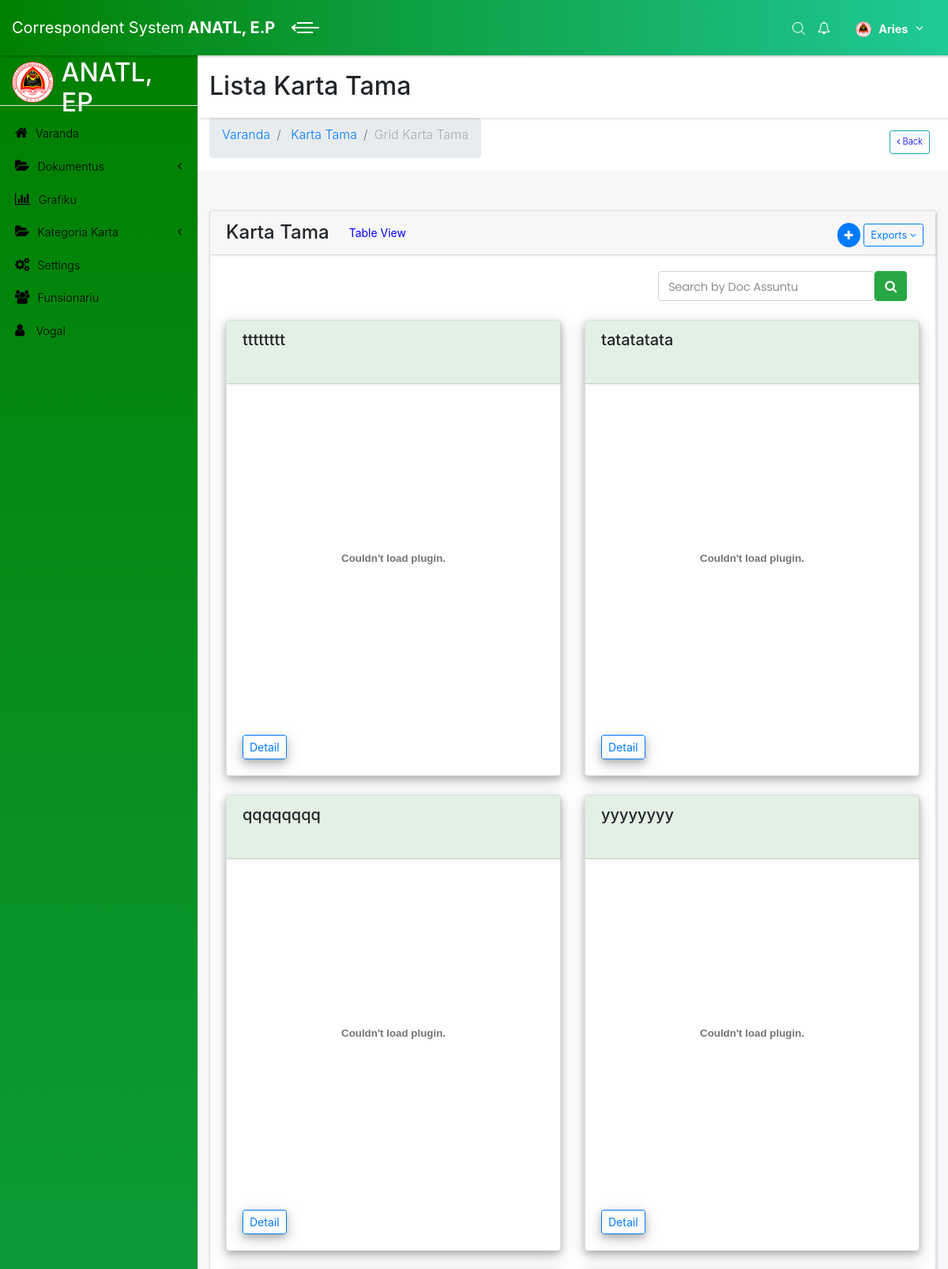
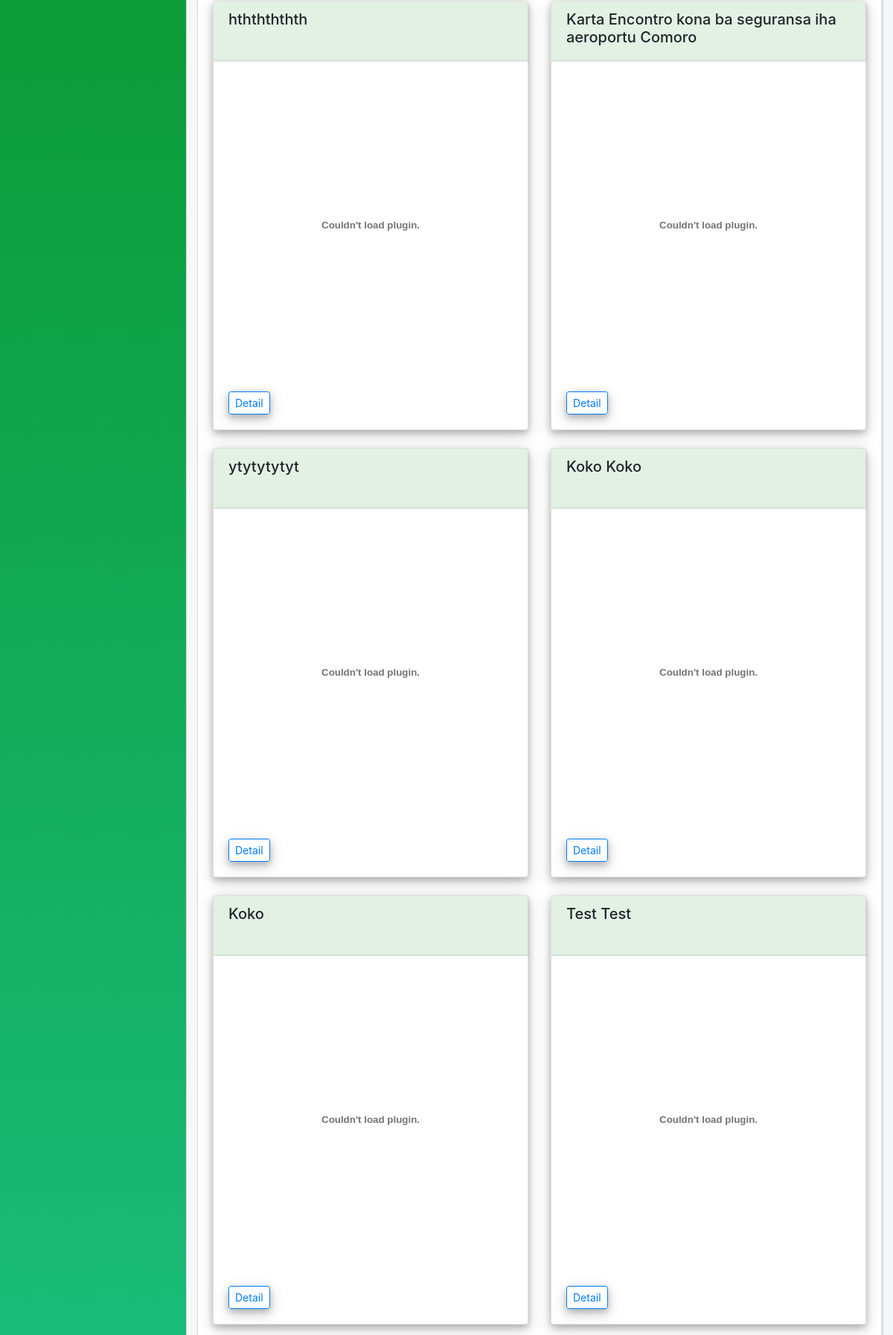
The app's page /grid_documents/ (signed in, upper part) with its own data (2 pictures, top to bottom).
### users/models.py (models this page shows)
class User(AbstractUser):
	is_secretary = models.BooleanField(default=False)
	is_director = models.BooleanField(default=False)
	is_administrator = models.BooleanField(default=False)
	is_vogal = models.BooleanField(default=False)
	is_prezidente = models.BooleanField(default=False)

### administrator/models.py (models this page shows, shortened)
class Dokumentus(models.Model):
	klasifikasaun = (
		('Urgente', 'Urgente'),
		('Normal', 'Normal'),
		('Konfidensial', 'Konfidensial'),
		)
	status = (
					('Saved','Saved'),
					('Readed','Readed'),
					('Done','Done'),
					)
	doc_number = models.CharField("Numeru Dokumentu",max_length=20, unique=True, null=False)
	subject = models.CharField("Naran Dokumentu",max_length=100, null=False)
	date_created = models.DateTimeField(auto_now_add=True)
	given_by = models.CharField("Entrega Husi",max_length=225, null=True)
	orijen = models.CharField("Orijen Dokumentu",max_length=225, null=True)
	destinu = models.ForeignKey(Diresaun, on_delete=models.CASCADE, null=True)
	recieve_by = models.CharField("Simu Husi",max_length=225, null=True)
	folder_name = models.CharField(max_length=50, null=True)
	file_name = models.FileField(max_length=200, null=True)
	category = models.ForeignKey(Category, on_delete=models.CASCADE, null=True)
	klasifikasaun = models.CharField(max_length=32, null=True, choices=klasifikasaun)
	hashed = models.CharField(max_length=32,null=True)
	status = models.CharField(max_length=20, null=True, choices=status)
	forward_to_president = models.BooleanField(default=False)
	president_viewed = models.BooleanField(default=False)
	forward_to_admin = models.BooleanField(default=False)
	admin_viewed = models.BooleanField(default=False)
	president_despacho = models.CharField(null=True, max_length=200,blank=True)
	president_despacho_diresaun = models.ForeignKey(Diresaun,null=True,on_delete=models.CASCADE,related_name="despacho_diresaun",blank=True)
	date_despacho = models.DateTimeField(auto_now_add=True)
	forward_to_vogal = models.BooleanField(default=False)
	vogal_viewed = models.BooleanField(default=False)
	forward_to_diresaun = models.BooleanField(default=False)
	diretor_viewed = models.BooleanField(default=False)
	class Meta:
		verbose_name_plural ="Documents Tama"

### administrator/views/karta.py (the view)
# urls.py: path('grid_documents/',grid_documents,name="documents-grid"),
@login_required
def grid_documents(request):
	cat = Category.objects.all()
	doc = Dokumentus.objects.all().order_by('-id')
	doc_filter = DocsFilter(request.GET, queryset=doc)
	doc = doc_filter.qs
	paginator = Paginator(doc, 6)
	page = request.GET.get('page')
	doc = paginator.get_page(page)
	doc = Dokumentus.objects.all()
	notif_data = Dokumentus.objects.filter(status="Saved")
	notif_count = Dokumentus.objects.filter(status="Saved").count()
	data = {
		'doc_filter':doc_filter,
		'categories':cat,
		'notif_data':notif_data,
		'notif_count':notif_count,
		'documents':doc
	}
	return render(request, 'grid_doc.html',data)

### administrator/templates/grid_doc.html (shortened to what this page needs)
{% extends 'main/base.html' %}
{% load static %}
{% load widget_tweaks %}
{% block content %}
		    <header class="page-header">
            <div
             class="container-fluid">
              <h2 class="no-margin-bottom">Lista Karta Tama</h2>
            </div>
        </header>
          <div class="breadcrumb-holder container-fluid d-flex justify-content-between">
            <ul class="breadcrumb">
              <li class="breadcrumb-item h6">
                <a href="{% url 'home' %}">Varanda</a>
              </li>
              <li class="breadcrumb-item h6">
                <a href="{% url 'documents-list' %}">Karta Tama</a>
              </li>
              <li class="breadcrumb-item h6 active">Grid Karta Tama</li>
            </ul>
            <button class="btn btn-outline-info btn-sm mr-2 mt-3 h6" style="height: 30px;color: blue;font-size: 0.7rem" onclick=self.history.back()>
              <span class="fa fa-angle-left"></span> Back</button>
          </div>
          <section class="tables">
            <div class="container-fluid">
              <div class="row">
                <div class="col-lg-12">
                  <div class="card">
                    <div class="card-close">
                      <div class="dropdown">
                        <a href="{% url 'add-documents' %}" title="Add Document" class="btn btn-primary btn-sm" style="border-radius: 19px"
                        ><i class="fa fa-plus"></i>
                      </a>
                        <a type="button" id="closeCard1" title="Exports" data-toggle="dropdown" aria-haspopup="true" aria-expanded="false" class="dropdown-toggle">
                          <b class="btn btn-outline-primary btn-sm" style="font-size: 0.8rem">Exports
                            <i class="fa fa-angle-down"></i>
                          </b>
                        </a>
                      </div>
                    </div>
                    <div class="card-header d-flex align-items-center">
                      <div class="mr-3">
                        <h3 class="h4">Karta Tama</h3>
                      </div>
                      <div class="btn btn-sm btn-default">
                        <a href="{% url 'documents-list' %}" style="color: blue;text-decoration: none;">Table View</a>
                      </div>
                    </div>
                    <div class="card-body">
                      <div class="d-flex justify-content-between">
                        <form class="form-inline mr-3" action="" method="get">
                          {{ doc_filter.form.subject|add_class:'form-control'|append_attr:"placeholder:Search by Doc Assuntu"|attr:"autofocus" }}
                          <button class="btn btn-success" type="submit">
                            <i class="fa fa-search"></i>
                          </button>
                        </form>
                      </div><br>
                      <div class="row">
                   {% for data in documents %}
                      <div class="col-md-6">
                        <div class="card mb-4 box-shadow" style="box-shadow: 0 4px 8px 0 rgba(0, 0, 0, 0.2), 0 6px 20px 0 rgba(0, 0, 0, 0.19);">
                          <div class="card-header" style="height: 80px;background-color: #e2f1e4">
                            <h5>{{data.subject}}</h4>
                          </div>
                          <div class="card-body">
                            <div class="row">
                              <div class="col-lg-12">
                              <div class="panel mb-4">
                                          <div class="panel-body" style="height:400px">
                                <div id="pdfviewer_{{data.id}}" style="height:100%"></div>
                              </div>
                                  </div>
                              </div>
                            </div>
                            <div class="d-flex justify-content-between align-item-center">
                              <div class="btn-group" style="box-shadow: 0 4px 8px 0 rgba(0, 0, 0, 0.2), 0 6px 20px 0 rgba(0, 0, 0, 0.19);">
                                <a href="{% url 'detail_doc' data.hashed %}" class="btn btn-sm btn-outline-primary" role="button">Detail</a>
                              </div>
                            </div>
                          </div>
                        </div>
                      </div>
  <link rel="stylesheet" type="text/css" href="{% static '/css/bootstrap.min.css' %}">
                   {% endfor %}
                  </div>
            <br>
                    </div>
                  </div>
                </div>
              </div>
            </div>
          </section>
{% endblock %}

### administrator/templates/main/header.html (shortened to what this page needs)
{% load static %}
<header class="" style="background: linear-gradient(to bottom,green,#20c997);color: #20c997">
        <nav class="navbar">
          <div class="container-fluid">
            <div class="navbar-holder d-flex align-items-center justify-content-between" >
              <div class="navbar-header">
                <a href="{% url 'home' %}" class="navbar-brand d-none d-sm-inline-block">
                  <div class="brand-text d-none d-lg-inline-block"><span>Correspondent System </span><strong> ANATL, E.P</strong></div>
                  <div class="brand-text d-none d-sm-inline-block d-lg-none"><strong>ANATL, E.P</strong></div></a>
                <a id="toggle-btn" href="#" class="menu-btn active"><span></span><span></span><span></span></a>
              </div>
              <ul class="nav-menu list-unstyled d-flex flex-md-row align-items-md-center">
                <li class="nav-item d-flex align-items-center"><a id="search" href="#"><i class="icon-search"></i></a></li>
                <li class="nav-item dropdown">
                  <a id="notifications" rel="nofollow" data-target="#" href="#" data-toggle="dropdown" aria-haspopup="true" aria-expanded="false" class="nav-link">
                    <i class="fa fa-bell-o"></i>
                  </a>
                </li>
                <li class="nav-item dropdown">
                  <a id="languages" rel="nofollow" data-target="#" href="#" data-toggle="dropdown" aria-haspopup="true" aria-expanded="false" class="nav-link language dropdown-toggle">
                    {% if request.user.is_staff %}
                    <img src="{% static 'img/logo_sejd.png' %}" style="width: 20px;border-radius: 10px" alt="ANATL, EP">
                    {% endif %}
                    <b><span class="d-none d-sm-inline-block text-white" style="font-size: 0.9rem">{{request.user.username}}</span></b>
                  </a>
                </li>
              </ul>
            </div>
          </div>
        </nav>
</header>

### records on screen
User: user.username "Aries"
Dokumentus: subject "tttttttt"
Dokumentus: subject "tatatatata"
Dokumentus: subject "qqqqqqqq"
Dokumentus: subject "yyyyyyyy"
Dokumentus: subject "hththththth"
Dokumentus: subject "Karta Encontro kona ba seguransa iha aeroportu Comoro"
Dokumentus: subject "ytytytytyt"
Dokumentus: subject "Koko Koko"
Dokumentus: subject "Koko"
Dokumentus: subject "Test Test"
